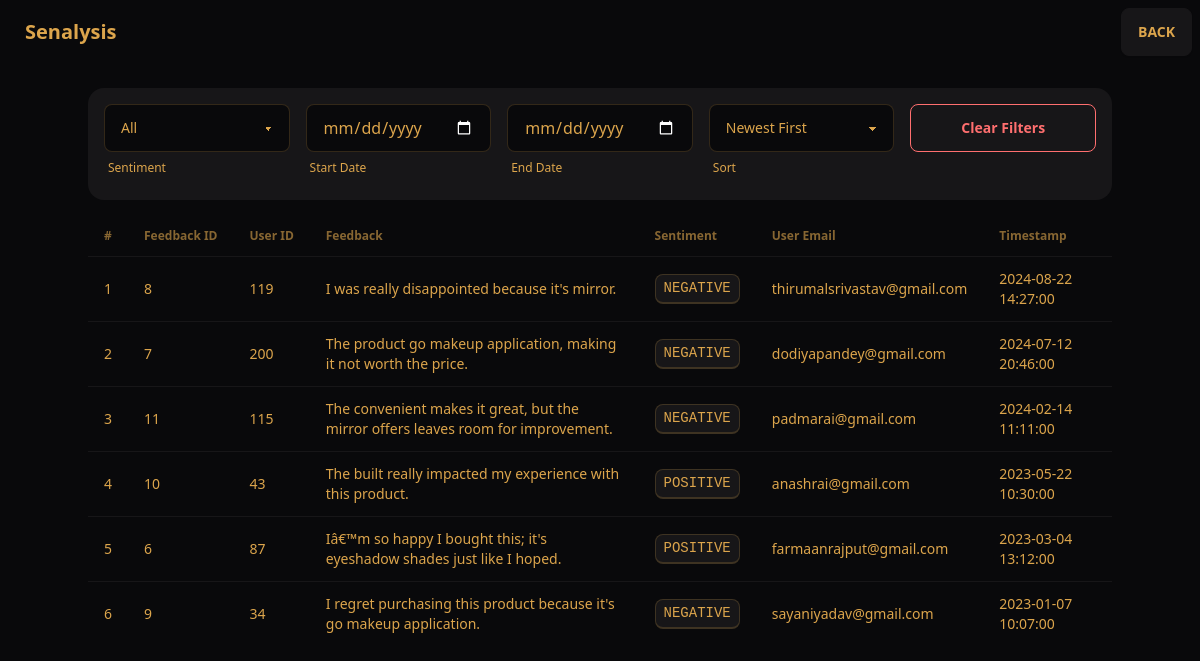
Page /feedbacks/2 on the committed database.
### tables this page shows
CREATE TABLE "feedback" (
    fid INTEGER PRIMARY KEY AUTOINCREMENT,
    uid INTEGER,
    pid INTEGER,
    feedback TEXT,
    timestamp TEXT DEFAULT CURRENT_TIMESTAMP,
    sentiment TEXT,
    FOREIGN KEY (uid) REFERENCES users (uid),
    FOREIGN KEY (pid) REFERENCES products (pid)
);

CREATE TABLE users (
    uid INTEGER PRIMARY KEY AUTOINCREMENT,
    fname TEXT,
    lname TEXT,
    email TEXT,
    pwd TEXT,
    gender TEXT,
    height REAL,
    weight REAL,
    dob TEXT,
    state TEXT,
    city TEXT
);

### app.py (the view)
@app.route('/feedbacks/<pid>')
def feedbacks(pid):
    conn = get_db_connection()
    cursor = conn.cursor()
    cursor.execute("""
        SELECT f.fid, f.uid, f.feedback, f.sentiment, f.timestamp, u.email
        FROM feedback f
        JOIN users u ON f.uid = u.uid
        WHERE f.pid = ?
        ORDER BY f.timestamp DESC
    """, (pid,))
    feedbacks = cursor.fetchall()
    conn.close()
    return render_template('feedbacks.html', pid=pid, feedbacks=feedbacks)

### app.py (called while the page is built)
def get_db_connection():
    conn = sqlite3.connect(DATABASE)
    conn.row_factory = sqlite3.Row
    return conn

### templates/feedbacks.html (shortened to what this page needs)
{% extends "base.html" %}
{% block content %}
<div class="container mx-auto">
  <h2 class="text-2xl font-semibold text-center mb-6 bg-neutral text-white p-4 rounded-lg">
  </h2>
<div class="filters bg-base-200 p-4 rounded-box mb-4">
    <div class="grid grid-cols-5 gap-4">
      <div>
        <select id="sentiment-filter" class="select select-bordered w-full">
          <option value="all" selected>All</option>
        </select>
        <div class="label">
            <span class="label-text-alt">Sentiment</span>
          </div>
      </div>
      <div class="form-control w-full">
        <input id="start-date" type="date" class="input input-bordered w-full">
        <div class="label">
          <span class="label-text-alt">Start Date</span>
        </div>
      </div>
      <div class="form-control w-full">
        <input id="end-date" type="date" class="input input-bordered w-full">
        <div class="label">
          <span class="label-text-alt">End Date</span>
        </div>
      </div>
      <div>
        <select id="sort-order" class="select select-bordered w-full">
          <option value="desc" selected>Newest First</option>
        </select>
        <div class="label">
            <span class="label-text-alt">Sort</span>
          </div>
      </div>
      <div>
        <button id="clear-filters" class="btn btn-outline btn-error w-full">
          Clear Filters
        </button>
      </div>
    </div>
  </div>
  <table class="table w-full">
    <thead>
      <tr>
        <th>#</th>
        <th>Feedback ID</th>
        <th>User ID</th>
        <th>Feedback</th>
        <th>Sentiment</th>
        <th>User Email</th>
        <th>Timestamp</th>
      </tr>
    </thead>
    <tbody id="feedbacks-table">
      {% for feedback in feedbacks %}
      <tr>
        <td>{{ loop.index }}</td>
        <td>{{ feedback.fid }}</td>
        <td>{{ feedback.uid }}</td>
        <td>{{ feedback.feedback }}</td>
        <td>
          <kbd class="kbd">{{ feedback.sentiment }}</kbd>
        </td>
        <td>{{ feedback.email }}</td>
        <td>{{ feedback.timestamp }}</td>
      </tr>
      {% else %}
      <tr>
        <td colspan="7" class="text-center text-gray-600">
          No feedback submitted yet.
        </td>
      </tr>
      {% endfor %}
    </tbody>
  </table>
</div>
{% endblock %}

### templates/base.html (style rules this page uses)
:root { color-scheme: dark; --pc: 20% 0 0; --sc: 85.5163% 0.012821 261.069149; --ac: 87.3349% 0.010348 338.82597; --inc: 15.8122% 0.024356 237.133883; --suc: 15.6239% 0.038579 132.154381; --wac: 17.2255% 0.027305 102.89115; --erc: 14.3506% 0.035271 22.568916; --rounded-box: 1rem; --rounded-btn: 0.5rem; --rounded-badge: 1.9rem; --animation-btn: 0.25s; --animation-input: .2s; --btn-focus-scale: 0.95; --border-btn: 1px; --tab-border: 1px; --tab-radius: 0.5rem; --p: 100% 0 0; --s: 27.5815% 0.064106 261.069149; --a: 36.6744% 0.051741 338.82597; --n: 24.27% 0.057015 59.825019; --nc: 93.2033% 0.089631 90.861683; --b1: 14.0765% 0.004386 285.822869; --b2: 20.2191% 0.004211 308.22937; --b3: 29.8961% 0.003818 308.318612; --bc: 75.6879% 0.123666 76.890484; --in: 79.0612% 0.121778 237.133883; --su: 78.1197% 0.192894 132.154381; --wa: 86.1274% 0.136524 102.89115; --er: 71.7531% 0.176357 22.568916 }

### rows in the picture
feedback: fid "8", uid "119", feedback "I was really disappointed because it's mirror.", sentiment "NEGATIVE", email "thirumalsrivastav@gmail.com", timestamp "2024-08-22 14:27:00"
feedback: fid "7", uid "200", feedback "The product go makeup application, making it not worth the price.", sentiment "NEGATIVE", email "dodiyapandey@gmail.com", timestamp "2024-07-12 20:46:00"
feedback: fid "11", uid "115", feedback "The convenient makes it great, but the mirror offers leaves room for improvement.", sentiment "NEGATIVE", email "padmarai@gmail.com", timestamp "2024-02-14 11:11:00"
feedback: fid "10", uid "43", feedback "The built really impacted my experience with this product.", sentiment "POSITIVE", email "anashrai@gmail.com", timestamp "2023-05-22 10:30:00"
feedback: fid "6", uid "87", feedback "Iâ€™m so happy I bought this; it's eyeshadow shades just like I hoped.", sentiment "POSITIVE", email "farmaanrajput@gmail.com", timestamp "2023-03-04 13:12:00"
feedback: fid "9", uid "34", feedback "I regret purchasing this product because it's go makeup application.", sentiment "NEGATIVE", email "sayaniyadav@gmail.com", timestamp "2023-01-07 10:07:00"
